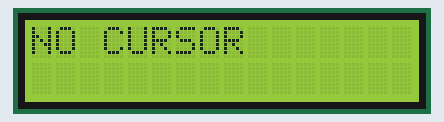
A sketch run on a simulated Arduino Uno, built with avr-gcc and run on an emulated ATmega328P. On the bench: 16×2 character LCD.

Above: at 0.1 s.
At 2.1 s:
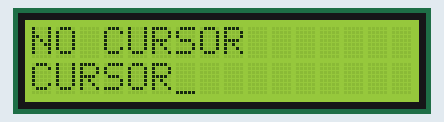
At 4.1 s:
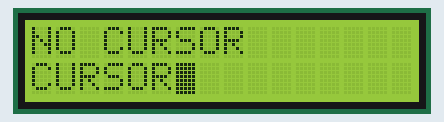
At 8.1 s:
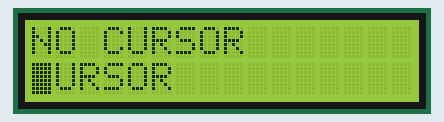

The sketch:

cursor.ino
```cpp
#include <LiquidCrystal.h>

const int rs = 12, en = 11, d4 = 5, d5 = 4, d6 = 3, d7 = 2;
LiquidCrystal lcd(rs, en, d4, d5, d6, d7);


void setup()
{
  lcd.begin(16, 2);

  lcd.setCursor( 0, 0 );
  lcd.print("NO CURSOR");
  delay(2000);

  lcd.cursor();
  lcd.setCursor( 0, 1 );
  lcd.print("CURSOR");
  delay(2000);

  lcd.blink();
  delay(2000);

  lcd.setCursor( 0, 1 );
  delay(2000);

  lcd.noCursor();
}

void loop()
{
}
```

Measured:
- what the display in image 1 shows lasts 2.0 s, from 2.1 s to 4.1 s
